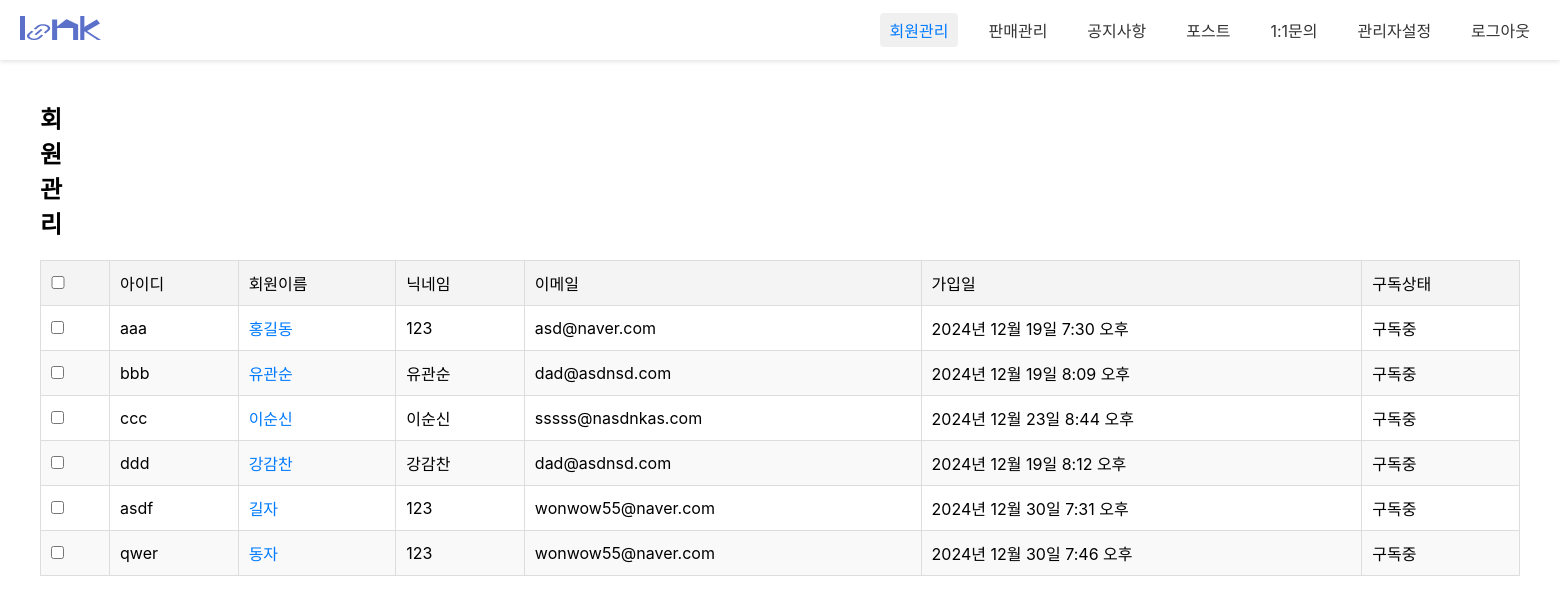
The app's page /admin1/admin_memList/, older data.
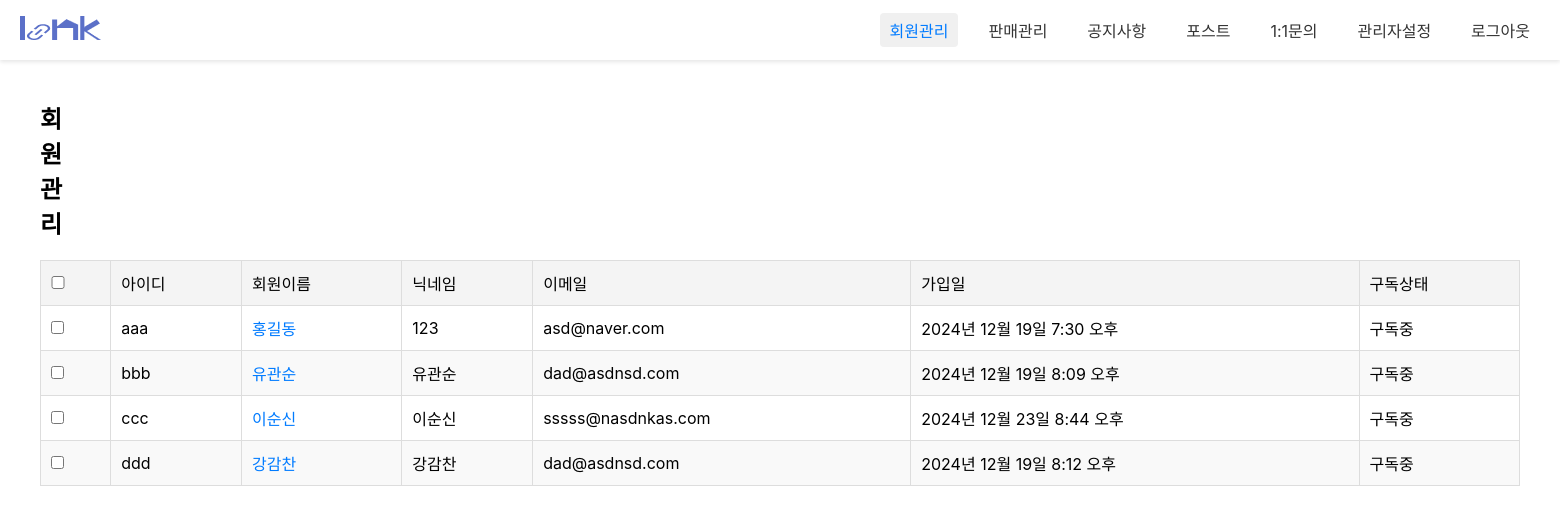
The same page, newer data.
### loginpage/models.py (models this page shows, shortened)
class Member(models.Model):
  id = models.CharField(max_length=50,primary_key=True)
  pw = models.CharField(max_length=100)
  name = models.CharField(max_length=100)
  nicName = models.CharField(max_length=100,default='123')
  mail = models.EmailField(max_length=100)
  birthday = models.CharField(max_length=100)
  gender = models.CharField(max_length=10,choices=[('남자', '남자'), ('여자', '여자')])
  mdate = models.DateTimeField(auto_now=True)
  created_group = models.OneToOneField(
        'diary.GroupDiary',  # '앱이름.모델이름' 형식
        on_delete=models.SET_NULL,
        null=True,
        blank=True,
        related_name='creator'
    )
  joined_group = models.ForeignKey(
        'diary.GroupDiary',  # '앱이름.모델이름' 형식
        on_delete=models.SET_NULL,
        null=True,
        blank=True,
        related_name='members'
    )

### admin1/views.py (the view)
# urls.py: path('admin_memList/', views.admin_memList, name="admin_memList"),
def admin_memList(request):
	qs = Member.objects.all()
	context = {"mlist":qs}
	return render(request, 'admin_memList.html', context)

### admin1/templates/admin_memList.html (shortened to what this page needs)
{% load static %}
<!DOCTYPE html>
<html lang="ko">
<head>
<link rel="stylesheet" href="{% static 'css/admin1/admin_login.css'%}">
<link rel="stylesheet" href="{% static 'css/admin1/admin_memllist.css'%}">
</head>
<body>
	<nav class="gnb">
		<a href="#" class="logo"><img src="/static/images/admin1/logo_sample.png" alt=""></a>
		<div class="menu">
				<a class="active" href="/admin1/admin_memList/">회원관리</a>
				<a href="#">판매관리</a>
				<a href="/admin1/admin_noticeList/">공지사항</a>
				<a href="/admin1/admin_postList/">포스트</a>
				<a href="/admin1/admin_qList/" >1:1문의</a>
				<a href="/admin1/admin_adminList/">관리자설정</a>
				<a id='a_logout'>로그아웃</a>
		</div>
	</nav>
	<div class="container">
		<div class="con_header">
			<h2>회원 관리</h2>
		</div>
		<table>
			<thead>
				<tr>
					<th><input type="checkbox" id="select_all"></th>
					<th>아이디</th>
					<th>회원이름</th>
					<th>닉네임</th>
					<th>이메일</th>
					<th>가입일</th>
					<th>구독상태</th>
				</tr>
			</thead>
			<tbody>
				{% for mem in mlist %}
				<tr>
					<td><input type="checkbox" class="select_member"></td>
					<td>{{mem.id}}</td>
					<td class="member_name"><a href="/admin1/admin_memView/{{mem.id}}/">{{mem.name}}</a></td>
					<td>{{mem.nicName}}</td>
					<td>{{mem.mail}}</td>
					<td>{{mem.mdate}}</td>
					<td>구독중</td>
				</tr>
				{% endfor %}
			</tbody>
		</table>
	</div>
</body>
</html>

### static/css/admin1/admin_login.css (style rules this page uses)
* { margin: 0; padding: 0; font-family: "Pretendard Variable", Pretendard, -apple-system, BlinkMacSystemFont, system-ui, Roboto, "Helvetica Neue", "Segoe UI", "Apple SD Gothic Neo", "Noto Sans KR", "Malgun Gothic", "Apple Color Emoji", "Segoe UI Emoji", "Segoe UI Symbol", sans-serif; }
a { text-decoration: none; color: inherit; cursor: pointer; }
.gnb { display: flex; align-items: center; justify-content: space-between; height: 60px; background-color: #ffffff; padding: 0 20px; box-shadow: 0 2px 4px rgba(0, 0, 0, 0.1); }
.gnb .logo { font-size: 20px; font-weight: bold; color: #333; text-decoration: none; }
.gnb .menu { display: flex; gap: 20px; }
.gnb .menu a { text-decoration: none; color: #333; font-size: 16px; padding: 5px 10px; border-radius: 4px; transition: background-color 0.3s, color 0.3s; }
.gnb .menu a:hover, .gnb .menu a.active { background-color: #f0f0f0; color: #007bff; }

### static/css/admin1/admin_memllist.css (style rules this page uses)
* { margin: 0; padding: 0; font-family: "Pretendard Variable", Pretendard, -apple-system, BlinkMacSystemFont, system-ui, Roboto, "Helvetica Neue", "Segoe UI", "Apple SD Gothic Neo", "Noto Sans KR", "Malgun Gothic", "Apple Color Emoji", "Segoe UI Emoji", "Segoe UI Symbol", sans-serif; }
.container { width: 100%; padding: 40px 40px 0 40px; box-sizing: border-box; }
.con_header { display: flex; gap: 10px; }
.con_header h2 { margin-right: 1520px; }
table { width: 100%; border-collapse: collapse; margin-top: 20px; }
table th, table td { border: 1px solid #ddd; padding: 10px; text-align: left; }
table th { background-color: #f4f4f4; font-weight: 500; }
table td { font-weight: 400; }
#select_all { width: 14px; }
table tr:nth-child(even) { background-color: #f9f9f9; }
.member_name a { text-decoration: none; color: #007bff; transition: color 0.3s; }

Row changes from the older to the newer data that the page shows:
removed Member: id "asdf", name "길자", nicName "123", mail "wonwow55@naver.com", mdate "2024년 12월 30일 7:31 오후"
removed Member: id "qwer", name "동자", nicName "123", mail "wonwow55@naver.com", mdate "2024년 12월 30일 7:46 오후"
